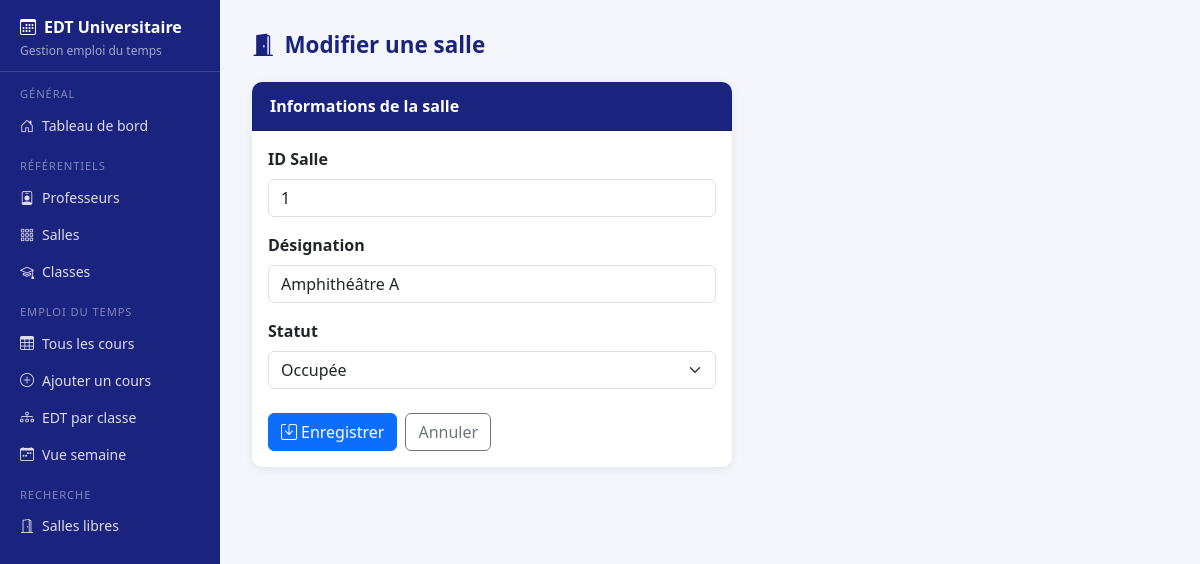
/index.php?action=salle_edit&id=1, run on the app's committed database.
### tables this page shows
CREATE TABLE `salle` (
  `idsalle` int(11) NOT NULL,
  `design` varchar(100) NOT NULL,
  `occupation` enum('Libre','Occupée') DEFAULT 'Libre'
);

### controller/SalleController.php (called while the page is built, shortened)
<?php
require_once __DIR__ . '/../Model/SalleModel.php';
class SalleController {
    private SalleModel $salleModel;
    public function __construct() {
        $this->salleModel = new SalleModel();
    }
    public function edit(int $id): void {
        $salle = $this->salleModel->read($id);
        require_once __DIR__ . '/../views/salle/edit.php';
    }
}

### ConnexionBd.php (called while the page is built)
<?php
class Database
{
    private static ?PDO $instance = null;
    public static function getConnection(): PDO
    {
        if (self::$instance === null) {
            $host = getenv('DB_HOST') ?: 'localhost';
            $port = getenv('DB_PORT') ?: '3306';
            $dbname = getenv('DB_NAME') ?: 'gestion_d_emploi_du_temps';
            $user = getenv('DB_USER') ?: 'root';
            $pass = getenv('DB_PASSWORD') ?: '';
            $dsn = "mysql:host={$host};port={$port};dbname={$dbname};charset=utf8mb4";
            self::$instance = new PDO($dsn, $user, $pass, [
                PDO::ATTR_ERRMODE => PDO::ERRMODE_EXCEPTION,
                PDO::ATTR_DEFAULT_FETCH_MODE => PDO::FETCH_ASSOC,
                PDO::ATTR_EMULATE_PREPARES => false
            ]);
        }
        return self::$instance;
    }
}

### model/SalleModel.php (called while the page is built, shortened)
<?php
require_once "ConnexionBd.php";
class SalleModel {
    private ?PDO $pdo;
    public function __construct() {
        $this->pdo = Database::getConnection();
    }
    public function read(int $id): ?array {
        $sql = "SELECT * FROM SALLE WHERE idsalle = :id";
        $stmt = $this->pdo->prepare($sql);
        $stmt->execute([':id' => $id]);
        $salle = $stmt->fetch(PDO::FETCH_ASSOC);
        return $salle ?: null;
    }
}

### views/salle/edit.php (the view, shortened to what this page needs)
<?php
$pageTitle = "Modifier une salle";
require __DIR__ . '/../layout_header.php';
?>
<div class="page-title"><i class="bi bi-door-open-fill"></i><?= $pageTitle ?></div>
<div class="card" style="max-width:480px">
  <div class="card-header">Informations de la salle</div>
  <div class="card-body">
    <form method="post">
      <div class="mb-3">
        <label class="form-label fw-semibold">ID Salle</label>
        <input value="<?= htmlspecialchars($salle['idsalle']) ?>" class="form-control" readonly>
      </div>
      <div class="mb-3">
        <label class="form-label fw-semibold">Désignation</label>
        <input name="design" value="<?= htmlspecialchars($salle['design']) ?>"
               class="form-control" required>
      </div>
      <div class="mb-4">
        <label class="form-label fw-semibold">Statut</label>
        <select name="occupation" class="form-select">
          <option value="Occupée" <?= ($salle['occupation'] === 'Occupée') ? 'selected' : '' ?>>Occupée</option>
        </select>
      </div>
      <div class="d-flex gap-2">
        <button class="btn btn-primary"><i class="bi bi-save me-1"></i>Enregistrer</button>
        <a href="index.php?action=salles" class="btn btn-outline-secondary">Annuler</a>
      </div>
    </form>
  </div>
</div>
<?php require __DIR__ . '/../layout_footer.php'; ?>

### views/layout_header.php (style rules this page uses)
body { display: flex; min-height: 100vh; background: #f4f6fb; }
.page-title { font-size: 1.4rem; font-weight: 700; color: #1a237e; margin-bottom: 20px; display: flex; align-items: center; gap: 10px; }
.card { border: none; border-radius: 10px; box-shadow: 0 2px 8px rgba(0,0,0,.08); }
.card-header { background: #1a237e; color: #fff; font-weight: 600; border-radius: 10px 10px 0 0 !important; padding: 12px 18px; }

### data on the page
salle: idsalle "1", design "Amphithéâtre A", occupation "Occupée"

### other printed values
$pageTitle "Modifier une salle"
